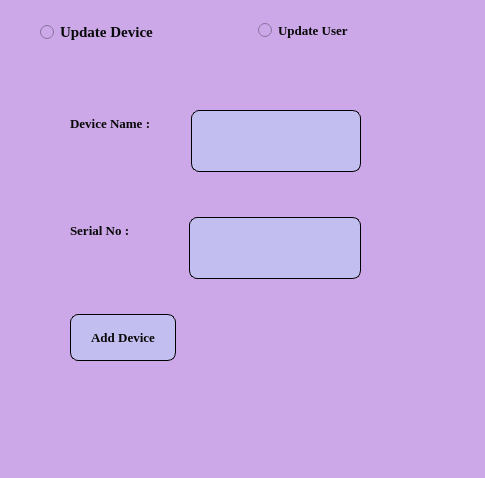
<?xml version="1.0" encoding="UTF-8"?>
<ui version="4.0">
 <class>Updatedetails</class>
 <widget class="QDialog" name="Updatedetails">
  <property name="geometry">
   <rect>
    <x>0</x>
    <y>0</y>
    <width>485</width>
    <height>478</height>
   </rect>
  </property>
  <property name="windowTitle">
   <string>Dialog</string>
  </property>
  <property name="styleSheet">
   <string notr="true">background-color: rgb(204, 168, 233);
color: rgb(245, 235, 235);
</string>
  </property>
  <widget class="QStackedWidget" name="stackedWidget">
   <property name="geometry">
    <rect>
     <x>30</x>
     <y>70</y>
     <width>381</width>
     <height>321</height>
    </rect>
   </property>
   <property name="currentIndex">
    <number>0</number>
   </property>
   <widget class="QWidget" name="update_dvc">
    <widget class="QWidget" name="layoutWidget">
     <property name="geometry">
      <rect>
       <x>30</x>
       <y>20</y>
       <width>311</width>
       <height>281</height>
      </rect>
     </property>
     <layout class="QFormLayout" name="formLayout_5">
      <property name="verticalSpacing">
       <number>25</number>
      </property>
      <property name="leftMargin">
       <number>10</number>
      </property>
      <property name="topMargin">
       <number>10</number>
      </property>
      <property name="rightMargin">
       <number>10</number>
      </property>
      <property name="bottomMargin">
       <number>10</number>
      </property>
      <item row="0" column="0" colspan="2">
       <layout class="QFormLayout" name="formLayout_2">
        <property name="horizontalSpacing">
         <number>40</number>
        </property>
        <property name="topMargin">
         <number>10</number>
        </property>
        <property name="bottomMargin">
         <number>10</number>
        </property>
        <item row="0" column="0">
         <widget class="QLabel" name="label">
          <property name="font">
           <font>
            <family>Times New Roman</family>
            <pointsize>10</pointsize>
            <bold>true</bold>
           </font>
          </property>
          <property name="styleSheet">
           <string notr="true">color:rgb(9,9,9)
</string>
          </property>
          <property name="text">
           <string>Device Name :</string>
          </property>
         </widget>
        </item>
        <item row="0" column="1">
         <widget class="QTextEdit" name="dvc_name_textedit">
          <property name="styleSheet">
           <string notr="true">background-color: rgb(195, 190, 240);
    color: rgb(9, 9, 9);
    /*padding: 12px 60px; /* Adjust padding as needed */
    border-radius: 8px;
    border: 1px solid black;</string>
          </property>
         </widget>
        </item>
       </layout>
      </item>
      <item row="1" column="0" colspan="2">
       <layout class="QFormLayout" name="formLayout_4">
        <property name="horizontalSpacing">
         <number>40</number>
        </property>
        <property name="topMargin">
         <number>10</number>
        </property>
        <property name="bottomMargin">
         <number>10</number>
        </property>
        <item row="0" column="0">
         <widget class="QLabel" name="label_2">
          <property name="font">
           <font>
            <family>Times New Roman</family>
            <pointsize>10</pointsize>
            <bold>true</bold>
           </font>
          </property>
          <property name="styleSheet">
           <string notr="true">color:rgb(9,9,9)
</string>
          </property>
          <property name="text">
           <string>Serial No :      </string>
          </property>
         </widget>
        </item>
        <item row="0" column="1">
         <widget class="QTextEdit" name="sr_no_textedit">
          <property name="styleSheet">
           <string notr="true">background-color: rgb(195, 190, 240);
    color: rgb(9, 9, 9);
    /*padding: 12px 60px; /* Adjust padding as needed */
    border-radius: 8px;
    border: 1px solid black;</string>
          </property>
         </widget>
        </item>
       </layout>
      </item>
      <item row="2" column="0">
       <widget class="QPushButton" name="pushButton">
        <property name="font">
         <font>
          <family>Times New Roman</family>
          <pointsize>10</pointsize>
          <bold>true</bold>
         </font>
        </property>
        <property name="styleSheet">
         <string notr="true">background-color: rgb(195, 190, 240);
color: rgb(9,9,9);
padding : 15px 20px;
border-radius:8px;
border: 1px solid black;


</string>
        </property>
        <property name="text">
         <string>Add Device</string>
        </property>
       </widget>
      </item>
     </layout>
    </widget>
   </widget>
   <widget class="QWidget" name="update_user">
    <widget class="QWidget" name="layoutWidget_2">
     <property name="geometry">
      <rect>
       <x>30</x>
       <y>20</y>
       <width>311</width>
       <height>291</height>
      </rect>
     </property>
     <layout class="QFormLayout" name="formLayout_6">
      <property name="labelAlignment">
       <set>Qt::AlignCenter</set>
      </property>
      <property name="verticalSpacing">
       <number>25</number>
      </property>
      <property name="leftMargin">
       <number>10</number>
      </property>
      <property name="topMargin">
       <number>10</number>
      </property>
      <property name="rightMargin">
       <number>10</number>
      </property>
      <property name="bottomMargin">
       <number>10</number>
      </property>
      <item row="0" column="0" colspan="2">
       <layout class="QFormLayout" name="formLayout_7">
        <property name="horizontalSpacing">
         <number>40</number>
        </property>
        <property name="topMargin">
         <number>10</number>
        </property>
        <property name="bottomMargin">
         <number>10</number>
        </property>
        <item row="0" column="0">
         <widget class="QLabel" name="label_5">
          <property name="font">
           <font>
            <family>Times New Roman</family>
            <pointsize>10</pointsize>
            <bold>true</bold>
           </font>
          </property>
          <property name="styleSheet">
           <string notr="true">color:rgb(9,9,9)
</string>
          </property>
          <property name="text">
           <string>User Name:  </string>
          </property>
         </widget>
        </item>
        <item row="0" column="1">
         <widget class="QTextEdit" name="user_name_textedit">
          <property name="styleSheet">
           <string notr="true">background-color: rgb(195, 190, 240);
    color: rgb(9, 9, 9);
  /*  padding: 12px 60px; /* Adjust padding as needed */
    border-radius: 8px;
    border: 1px solid black;</string>
          </property>
         </widget>
        </item>
       </layout>
      </item>
      <item row="1" column="0" colspan="2">
       <layout class="QFormLayout" name="formLayout_8">
        <property name="horizontalSpacing">
         <number>40</number>
        </property>
        <property name="topMargin">
         <number>10</number>
        </property>
        <property name="bottomMargin">
         <number>10</number>
        </property>
        <item row="0" column="0">
         <widget class="QLabel" name="label_6">
          <property name="font">
           <font>
            <family>Times New Roman</family>
            <pointsize>10</pointsize>
            <bold>true</bold>
           </font>
          </property>
          <property name="styleSheet">
           <string notr="true">color:rgb(9,9,9)
</string>
          </property>
          <property name="text">
           <string>Location:    </string>
          </property>
         </widget>
        </item>
        <item row="0" column="1">
         <widget class="QTextEdit" name="Location_textedit">
          <property name="styleSheet">
           <string notr="true">background-color: rgb(195, 190, 240);
    color: rgb(9, 9, 9);
   /* padding: 12px 60px; /* Adjust padding as needed */
    border-radius: 8px;
    border: 1px solid black;</string>
          </property>
         </widget>
        </item>
       </layout>
      </item>
      <item row="2" column="0">
       <widget class="QPushButton" name="update_user_button">
        <property name="font">
         <font>
          <family>Times New Roman</family>
          <pointsize>10</pointsize>
          <bold>true</bold>
         </font>
        </property>
        <property name="styleSheet">
         <string notr="true">background-color: rgb(195, 190, 240);
color: rgb(9,9,9);
padding : 15px 20px;
border-radius:8px;
border: 1px solid black;


</string>
        </property>
        <property name="text">
         <string>Add User</string>
        </property>
       </widget>
      </item>
     </layout>
    </widget>
   </widget>
  </widget>
  <widget class="QWidget" name="layoutWidget_3">
   <property name="geometry">
    <rect>
     <x>40</x>
     <y>20</y>
     <width>363</width>
     <height>28</height>
    </rect>
   </property>
   <layout class="QFormLayout" name="formLayout">
    <property name="horizontalSpacing">
     <number>100</number>
    </property>
    <item row="0" column="0">
     <widget class="QRadioButton" name="radioButton">
      <property name="font">
       <font>
        <family>Times New Roman</family>
        <pointsize>11</pointsize>
        <bold>true</bold>
       </font>
      </property>
      <property name="styleSheet">
       <string notr="true">color:rgb(9,9,9)</string>
      </property>
      <property name="text">
       <string>Update Device</string>
      </property>
     </widget>
    </item>
    <item row="0" column="1">
     <widget class="QRadioButton" name="radioButton_2">
      <property name="font">
       <font>
        <family>Times New Roman</family>
        <pointsize>10</pointsize>
        <bold>true</bold>
       </font>
      </property>
      <property name="styleSheet">
       <string notr="true">color:rgb(9,9,9)</string>
      </property>
      <property name="text">
       <string>Update User</string>
      </property>
     </widget>
    </item>
   </layout>
  </widget>
 </widget>
 <resources/>
 <connections/>
</ui>
